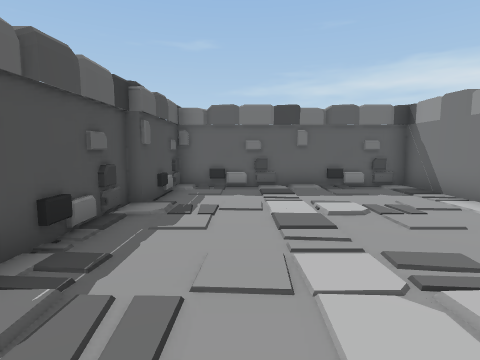
[1] (above)

15 first-person views from a walk through a Unity game level. The camera is 1.2 m above the floor, tilts 6° down and sees 80° across. The floor is counted in squares, 1 m on a side. Each view is taken from the middle of a square. On the plan, view 1 faces up. The plan holds only what a view shows up to about 13 squares ahead; the rest is blank. The place goes on beyond the plan. Some animated figures are not drawn.

[2]
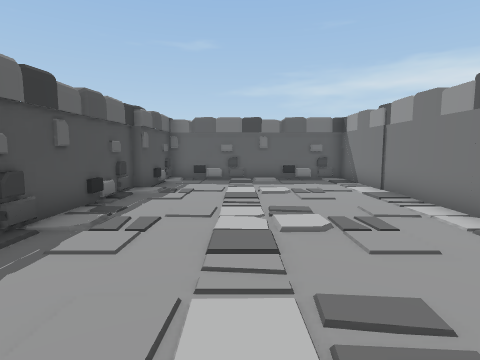

[3]
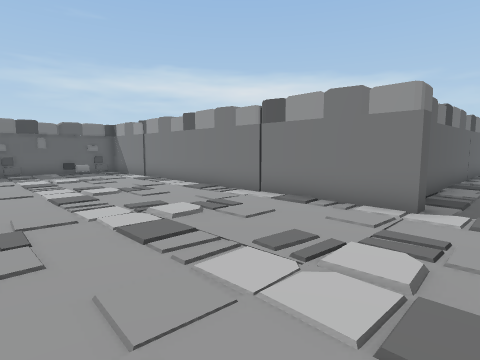

[4]
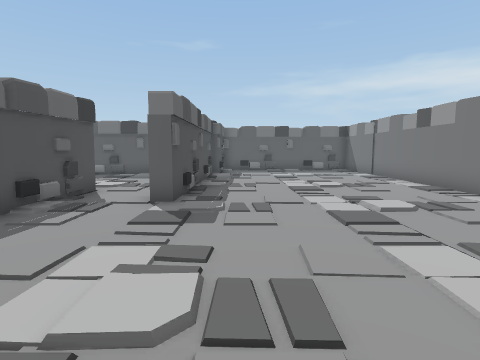

[5]
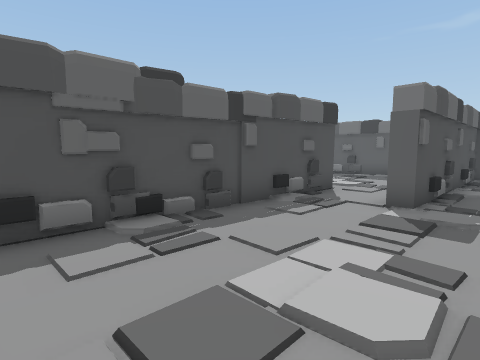

[6]
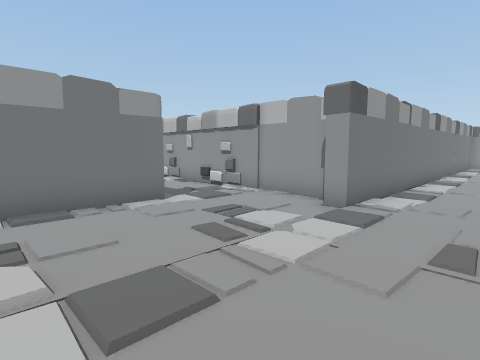

[7]
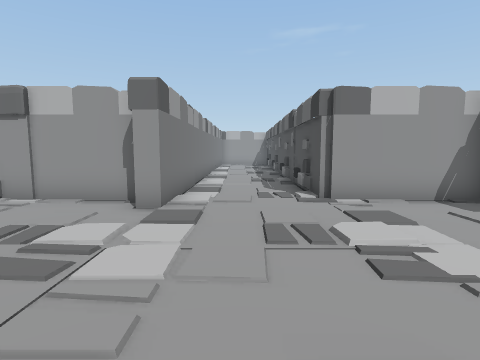

[8]
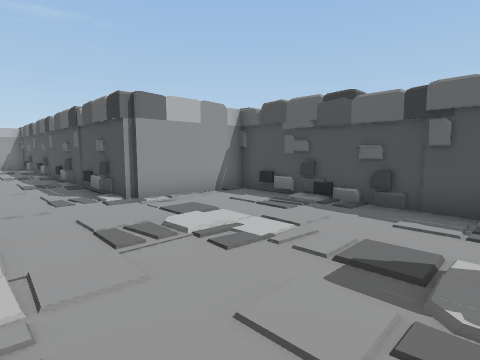

[9]
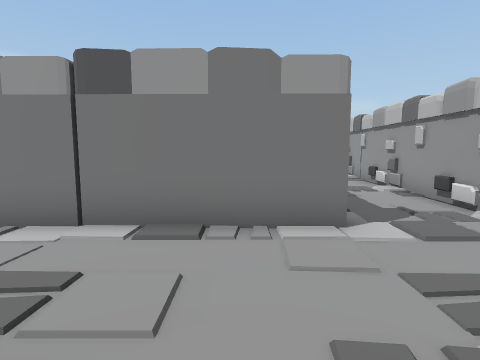

[10]
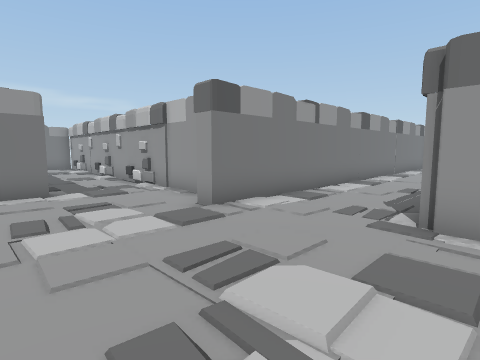

[11]
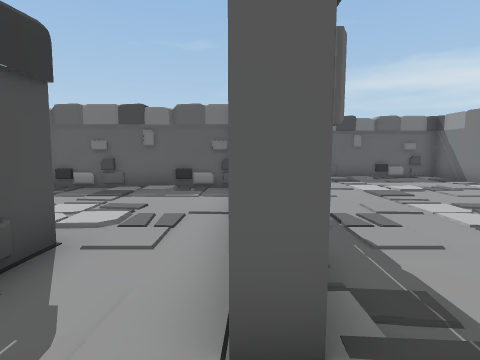

[12]
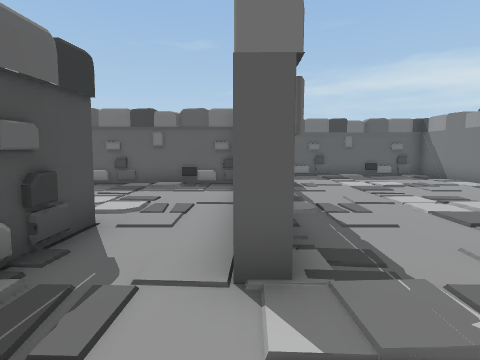

[13]
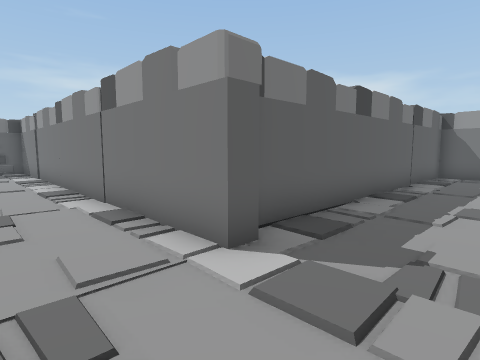

[14]
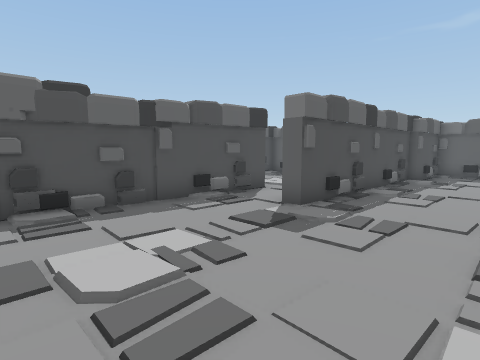

[15]
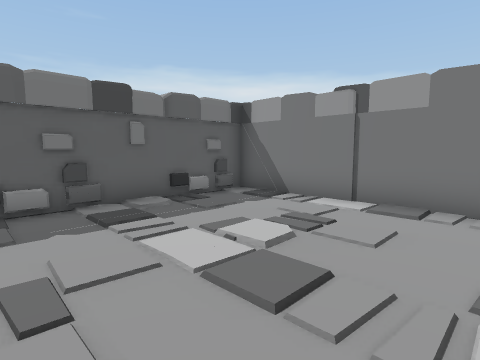

### Floor plan
Points are (right, up) in squares from view 1. A wall is a line through its corners. A room is listed if a view was taken in it or the views show most of it. See-through windows are left out.
Room 1 (views 1, 2, 3, 4, 5, 6, 7, 8, 9, 10, 11, 12, 13, 14, 15)
walls: (5.8, -5.6) (5.2, -5.6) (5.5, 9.4) (-2, 9.4) (-2.1, 6.2); (2.4, -8.7) (12.5, -8.7); (-5.3, 0.7) (-5.8, -8.7) (-1.9, -8.7) (-2, -14.9); (-2.4, 6.2) (-2.5, -1.5) (-3.1, -1.5); (12.6, -5.3) (6.3, -5.1); (1.5, -15.6) (1.6, -7.8) (2.3, -7.8)
ways out: opening at (-4, 1)

Where each view was taken, in squares from view 1:
view 1: 0 up, 0 right, facing up
view 2: 3 down, 1 right, facing up
view 3: 7 down, 1 left, facing up-right
view 4: 8 down, 1 left, facing up
view 5: 8 down, 1 left, facing up-left
view 6: 2 down, 1 left, facing down-right
view 7: 2 down, 0 right, facing down
view 8: 2 down, 1 right, facing down-left
view 9: 4 down, 1 right, facing right
view 10: 4 down, 3 left, facing down-right
view 11: 3 down, 3 left, facing up
view 12: 4 down, 3 left, facing up
view 13: 8 down, 3 right, facing up-right
view 14: 7 down, 1 right, facing up-left
view 15: 3 up, 1 left, facing up-right
